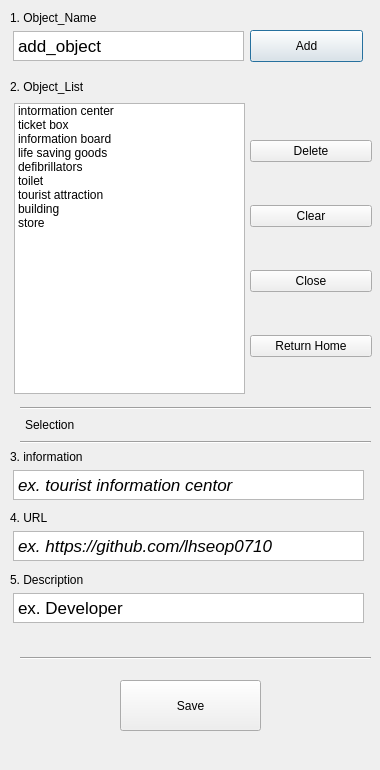
<?xml version="1.0" encoding="UTF-8"?>
<ui version="4.0">
 <class>Dialog</class>
 <widget class="QDialog" name="Dialog">
  <property name="geometry">
   <rect>
    <x>0</x>
    <y>0</y>
    <width>380</width>
    <height>770</height>
   </rect>
  </property>
  <property name="windowTitle">
   <string>Dialog</string>
  </property>
  <widget class="QLabel" name="label">
   <property name="geometry">
    <rect>
     <x>10</x>
     <y>10</y>
     <width>101</width>
     <height>16</height>
    </rect>
   </property>
   <property name="text">
    <string>1. Object_Name</string>
   </property>
  </widget>
  <widget class="QTextEdit" name="Object_name_textEdit">
   <property name="geometry">
    <rect>
     <x>13</x>
     <y>31</y>
     <width>231</width>
     <height>30</height>
    </rect>
   </property>
   <property name="html">
    <string>&lt;!DOCTYPE HTML PUBLIC &quot;-//W3C//DTD HTML 4.0//EN&quot; &quot;http://www.w3.org/TR/REC-html40/strict.dtd&quot;&gt;
&lt;html&gt;&lt;head&gt;&lt;meta name=&quot;qrichtext&quot; content=&quot;1&quot; /&gt;&lt;style type=&quot;text/css&quot;&gt;
p, li { white-space: pre-wrap; }
&lt;/style&gt;&lt;/head&gt;&lt;body style=&quot; font-family:'.AppleSystemUIFont'; font-size:13pt; font-weight:400; font-style:normal;&quot;&gt;
&lt;p style=&quot; margin-top:0px; margin-bottom:0px; margin-left:0px; margin-right:0px; -qt-block-indent:0; text-indent:0px;&quot;&gt;add_object&lt;/p&gt;&lt;/body&gt;&lt;/html&gt;</string>
   </property>
  </widget>
  <widget class="QListWidget" name="Object_list">
   <property name="geometry">
    <rect>
     <x>14</x>
     <y>103</y>
     <width>231</width>
     <height>291</height>
    </rect>
   </property>
   <property name="dragEnabled">
    <bool>true</bool>
   </property>
   <property name="dragDropOverwriteMode">
    <bool>true</bool>
   </property>
   <property name="dragDropMode">
    <enum>QAbstractItemView::DragDrop</enum>
   </property>
   <item>
    <property name="text">
     <string>intormation center</string>
    </property>
   </item>
   <item>
    <property name="text">
     <string>ticket box</string>
    </property>
   </item>
   <item>
    <property name="text">
     <string>information board</string>
    </property>
   </item>
   <item>
    <property name="text">
     <string>life saving goods</string>
    </property>
   </item>
   <item>
    <property name="text">
     <string>defibrillators</string>
    </property>
   </item>
   <item>
    <property name="text">
     <string>toilet</string>
    </property>
   </item>
   <item>
    <property name="text">
     <string>tourist attraction</string>
    </property>
   </item>
   <item>
    <property name="text">
     <string>building</string>
    </property>
   </item>
   <item>
    <property name="text">
     <string>store</string>
    </property>
   </item>
  </widget>
  <widget class="QPushButton" name="Add_btn">
   <property name="geometry">
    <rect>
     <x>250</x>
     <y>30</y>
     <width>113</width>
     <height>32</height>
    </rect>
   </property>
   <property name="text">
    <string>Add</string>
   </property>
  </widget>
  <widget class="QLabel" name="label_2">
   <property name="geometry">
    <rect>
     <x>10</x>
     <y>77</y>
     <width>101</width>
     <height>20</height>
    </rect>
   </property>
   <property name="text">
    <string>2. Object_List</string>
   </property>
  </widget>
  <widget class="QLabel" name="item_label">
   <property name="geometry">
    <rect>
     <x>25</x>
     <y>417</y>
     <width>60</width>
     <height>16</height>
    </rect>
   </property>
   <property name="text">
    <string>Selection</string>
   </property>
  </widget>
  <widget class="Line" name="line">
   <property name="geometry">
    <rect>
     <x>20</x>
     <y>400</y>
     <width>351</width>
     <height>16</height>
    </rect>
   </property>
   <property name="orientation">
    <enum>Qt::Horizontal</enum>
   </property>
  </widget>
  <widget class="Line" name="line_2">
   <property name="geometry">
    <rect>
     <x>20</x>
     <y>434</y>
     <width>351</width>
     <height>16</height>
    </rect>
   </property>
   <property name="orientation">
    <enum>Qt::Horizontal</enum>
   </property>
  </widget>
  <widget class="QLabel" name="label_3">
   <property name="geometry">
    <rect>
     <x>10</x>
     <y>449</y>
     <width>101</width>
     <height>16</height>
    </rect>
   </property>
   <property name="text">
    <string>3. information</string>
   </property>
  </widget>
  <widget class="QTextEdit" name="Object_information_textEdit">
   <property name="geometry">
    <rect>
     <x>13</x>
     <y>470</y>
     <width>351</width>
     <height>30</height>
    </rect>
   </property>
   <property name="html">
    <string>&lt;!DOCTYPE HTML PUBLIC &quot;-//W3C//DTD HTML 4.0//EN&quot; &quot;http://www.w3.org/TR/REC-html40/strict.dtd&quot;&gt;
&lt;html&gt;&lt;head&gt;&lt;meta name=&quot;qrichtext&quot; content=&quot;1&quot; /&gt;&lt;style type=&quot;text/css&quot;&gt;
p, li { white-space: pre-wrap; }
&lt;/style&gt;&lt;/head&gt;&lt;body style=&quot; font-family:'.AppleSystemUIFont'; font-size:13pt; font-weight:400; font-style:normal;&quot;&gt;
&lt;p style=&quot; margin-top:0px; margin-bottom:0px; margin-left:0px; margin-right:0px; -qt-block-indent:0; text-indent:0px;&quot;&gt;&lt;span style=&quot; font-style:italic;&quot;&gt;ex. tourist information centor&lt;/span&gt;&lt;/p&gt;&lt;/body&gt;&lt;/html&gt;</string>
   </property>
  </widget>
  <widget class="QWidget" name="verticalLayoutWidget_2">
   <property name="geometry">
    <rect>
     <x>250</x>
     <y>103</y>
     <width>122</width>
     <height>291</height>
    </rect>
   </property>
   <layout class="QVBoxLayout" name="verticalLayout_2">
    <item>
     <widget class="QPushButton" name="Delete_btn">
      <property name="text">
       <string>Delete</string>
      </property>
     </widget>
    </item>
    <item>
     <widget class="QPushButton" name="Clear_btn">
      <property name="text">
       <string>Clear</string>
      </property>
     </widget>
    </item>
    <item>
     <widget class="QPushButton" name="close_btn">
      <property name="text">
       <string>Close</string>
      </property>
     </widget>
    </item>
    <item>
     <widget class="QPushButton" name="home_btn">
      <property name="text">
       <string>Return Home</string>
      </property>
     </widget>
    </item>
   </layout>
  </widget>
  <widget class="QLabel" name="label_4">
   <property name="geometry">
    <rect>
     <x>10</x>
     <y>510</y>
     <width>101</width>
     <height>16</height>
    </rect>
   </property>
   <property name="text">
    <string>4. URL</string>
   </property>
  </widget>
  <widget class="QTextEdit" name="Object_information_textEdit_2">
   <property name="geometry">
    <rect>
     <x>13</x>
     <y>531</y>
     <width>351</width>
     <height>30</height>
    </rect>
   </property>
   <property name="html">
    <string>&lt;!DOCTYPE HTML PUBLIC &quot;-//W3C//DTD HTML 4.0//EN&quot; &quot;http://www.w3.org/TR/REC-html40/strict.dtd&quot;&gt;
&lt;html&gt;&lt;head&gt;&lt;meta name=&quot;qrichtext&quot; content=&quot;1&quot; /&gt;&lt;style type=&quot;text/css&quot;&gt;
p, li { white-space: pre-wrap; }
&lt;/style&gt;&lt;/head&gt;&lt;body style=&quot; font-family:'.AppleSystemUIFont'; font-size:13pt; font-weight:400; font-style:normal;&quot;&gt;
&lt;p style=&quot; margin-top:0px; margin-bottom:0px; margin-left:0px; margin-right:0px; -qt-block-indent:0; text-indent:0px;&quot;&gt;&lt;span style=&quot; font-style:italic;&quot;&gt;ex. https://github.com/lhseop0710&lt;/span&gt;&lt;/p&gt;&lt;/body&gt;&lt;/html&gt;</string>
   </property>
  </widget>
  <widget class="QTextEdit" name="Object_information_textEdit_3">
   <property name="geometry">
    <rect>
     <x>13</x>
     <y>593</y>
     <width>351</width>
     <height>30</height>
    </rect>
   </property>
   <property name="html">
    <string>&lt;!DOCTYPE HTML PUBLIC &quot;-//W3C//DTD HTML 4.0//EN&quot; &quot;http://www.w3.org/TR/REC-html40/strict.dtd&quot;&gt;
&lt;html&gt;&lt;head&gt;&lt;meta name=&quot;qrichtext&quot; content=&quot;1&quot; /&gt;&lt;style type=&quot;text/css&quot;&gt;
p, li { white-space: pre-wrap; }
&lt;/style&gt;&lt;/head&gt;&lt;body style=&quot; font-family:'.AppleSystemUIFont'; font-size:13pt; font-weight:400; font-style:normal;&quot;&gt;
&lt;p style=&quot; margin-top:0px; margin-bottom:0px; margin-left:0px; margin-right:0px; -qt-block-indent:0; text-indent:0px;&quot;&gt;ex. Developer&lt;/p&gt;&lt;/body&gt;&lt;/html&gt;</string>
   </property>
  </widget>
  <widget class="QLabel" name="label_5">
   <property name="geometry">
    <rect>
     <x>10</x>
     <y>572</y>
     <width>101</width>
     <height>16</height>
    </rect>
   </property>
   <property name="text">
    <string>5. Description</string>
   </property>
  </widget>
  <widget class="QPushButton" name="Save_btn">
   <property name="geometry">
    <rect>
     <x>120</x>
     <y>680</y>
     <width>141</width>
     <height>51</height>
    </rect>
   </property>
   <property name="text">
    <string>Save</string>
   </property>
  </widget>
  <widget class="Line" name="line_3">
   <property name="geometry">
    <rect>
     <x>20</x>
     <y>650</y>
     <width>351</width>
     <height>16</height>
    </rect>
   </property>
   <property name="orientation">
    <enum>Qt::Horizontal</enum>
   </property>
  </widget>
 </widget>
 <resources/>
 <connections/>
</ui>
